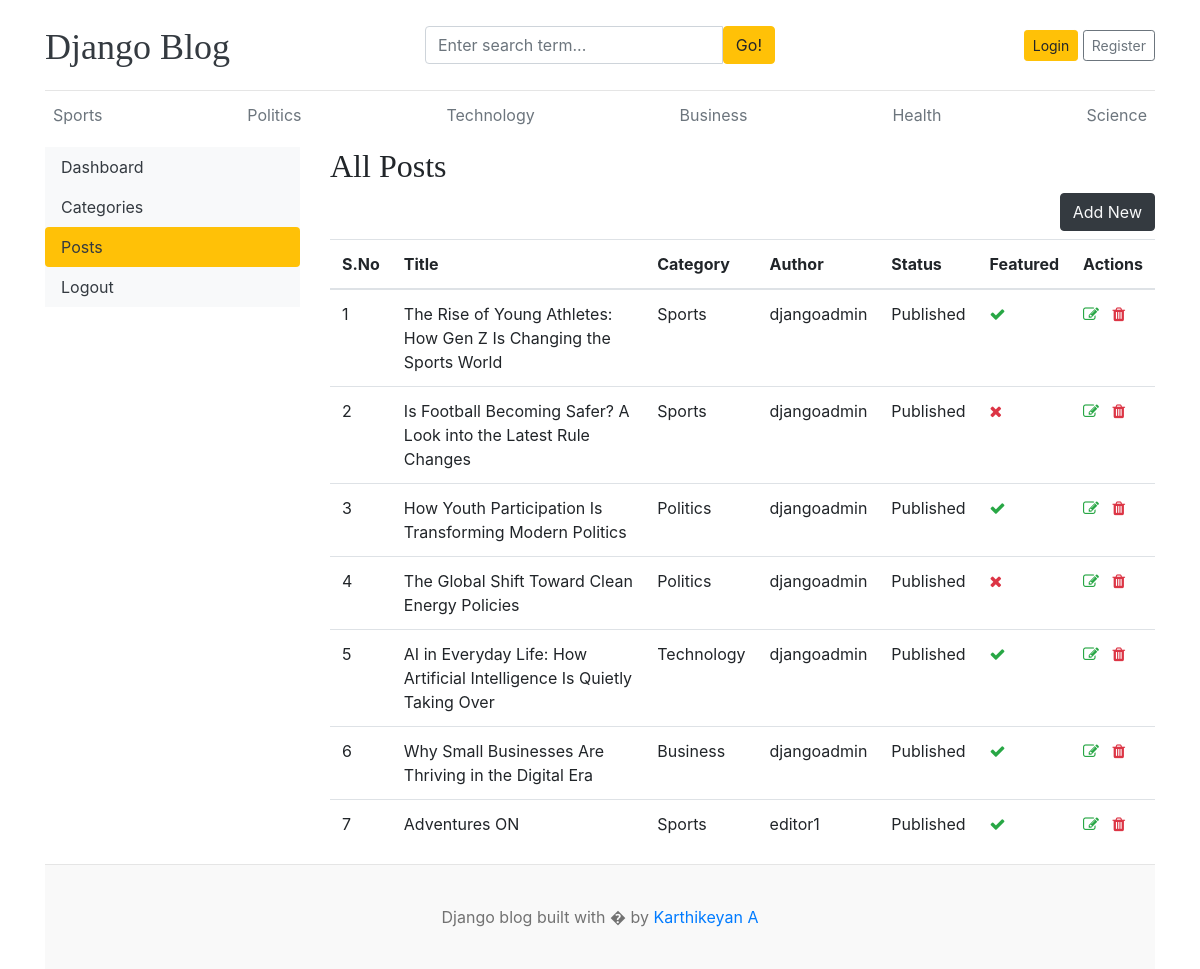
The app's page /dashboards/posts/ with its own data.
### blogs/models.py (models this page shows, shortened)
class Category(models.Model):
    category_name = models.CharField(max_length=100, unique=True)
    created_at = models.DateTimeField(auto_now_add=True)
    updated_at = models.DateTimeField(auto_now=True)
    class Meta:
        verbose_name_plural = "Categories"
    def __str__(self):
        return self.category_name

class Blog(models.Model):
    title = models.CharField(max_length=200)
    slug = models.SlugField(max_length=200, unique=True, blank=True)
    category = models.ForeignKey(Category, on_delete=models.CASCADE, related_name='blogs')
    author = models.ForeignKey(User, on_delete=models.CASCADE)
    featured_image = models.ImageField(upload_to='uploads/%Y/%m/%d', blank=True, null=True)
    short_description = models.TextField(max_length=500)
    blog_body = models.TextField(max_length=2000)
    status = models.CharField(max_length=20, choices=STATUS_CHOICES, default="Draft")
    is_featured = models.BooleanField(default=False)
    created_at = models.DateTimeField(auto_now_add=True)
    updated_at = models.DateTimeField(auto_now=True)

### dashboards/views.py (the view)
# urls.py: path('posts/', views.posts, name='posts'),
def posts(request):
    all_posts = Blog.objects.all()
    context = {'posts': all_posts}
    return render(request, 'dashboard/posts.html', context)

### blogs/context_processors.py (called while the page is built)
def get_categories(request):
    categories = Category.objects.all()
    return dict(categories=categories)

def get_social_links(request):
   social_links = SocialLink.objects.all()
   return dict(social_links=social_links)

### templates/dashboard/posts.html (shortened to what this page needs)
{% extends 'base.html' %}
{% block content %}
<div class="row">
     {% include 'dashboard/sidebar.html' %}
   <div class="col-md-9">
    <h2>All Posts</h2>
    <a href="{% url 'add_post' %}" class='btn btn-dark text-light float-right mb-2'>Add New </a>
    <table class="table table-hover">
        <thead>
            <tr>
              <th>S.No</th>
              <th>Title</th>
              <th>Category</th>
              <th>Author</th>
              <th>Status</th>
              <th>Featured</th>
              <th>Actions</th>
            </tr>
        </thead>
    <tbody>
    {% for post in posts %}
        <tr>
          <td>{{ forloop.counter }}</td>
          <td>{{ post.title }}</td>
          <td>{{ post.category }}</td>
          <td>{{ post.author }}</td>
          <td>{{ post.status }}</td>
          <td>{% if post.is_featured %}<i class="fa fa-check text-success">{% else %}<i class="fa fa-times text-danger">{% endif %}</td>
          <td>
            <a href="{% url 'edit_post' post.id %}"><i class="fa fa-edit text-success"></i></a>
            <a href="{% url 'delete_post' post.id %}"><i class="fa fa-trash text-danger"></i></a>
          </td>
        </tr>
        {% endfor %}
      </tbody>
    </table>
    </div>
</div>
{% endblock %}

### templates/base.html (shortened to what this page needs)
{% load static %}
<!DOCTYPE html>
<html lang="en">
<head>
    <link href="https://getbootstrap.com/docs/4.0/dist/css/bootstrap.min.css" rel="stylesheet">
    <link href="{% static 'css/blog.css' %}" rel="stylesheet">
    <link rel="stylesheet" href="https://cdnjs.cloudflare.com/ajax/libs/font-awesome/4.7.0/css/font-awesome.min.css">
  </head>
<body>
    <div class="container">
      <header class="blog-header py-3">
        <div class="row flex-nowrap justify-content-between align-items-center">
          <div class="col-4 pt-1">
            <a class="blog-header-logo text-dark" href="/">Django Blog</a>
          </div>
          <div class='col-4'>
            <form action="{% url 'search' %}" method="GET">
                <div class="input-group">
                    <input class="form-control" type="text" name="keyword" value="{{ keyword }}" placeholder="Enter search term..." aria-label="Enter search term..." aria-describedby="button-search" />
                    <button type="submit" class="btn btn-warning" id="button-search" type="button">Go!</button>
                    </div>
            </form>
          </div>
          <div class="col-4 d-flex justify-content-end align-items-center">
            {% if not user.is_authenticated %}
            <a class="btn btn-sm btn-warning" href="{% url 'login' %}">Login</a> &nbsp;
            <a class="btn btn-sm btn-outline-secondary" href="{% url 'register' %}">Register</a>
            {% else %}
            <span><a href="{% url 'dashboard' %}">Dashboard</a></span>
            &emsp;
            <span><a href="{% url 'logout' %}">Logout</a></span>
            {% endif %}
          </div>
        </div>
      </header>
      <div class="nav-scroller py-1 mb-2">
      <nav class="nav d-flex justify-content-between">
        {% for cat in categories %}
          <a class="p-2 text-muted" href="{% url 'posts_by_category' cat.id %}">{{cat.category_name}}</a>
        {% endfor %}
      </nav>
   </div>
{% block content %}
{% endblock %}
<footer class="blog-footer">
  <p>Django blog built with � by <a href="#">Karthikeyan A</a></p>
</footer>
</body>
</html>

### blog_main/static/css/blog.css (style rules this page uses)
.blog-header { border-bottom: 1px solid #e5e5e5; }
.blog-header-logo { font-family: "Playfair Display", Georgia, "Times New Roman", serif; font-size: 2.25rem; }
h1, h2, h3, h4, h5, h6 { font-family: "Playfair Display", Georgia, "Times New Roman", serif; }
.blog-footer { padding: 2.5rem 0; color: #727272; text-align: center; background-color: #f9f9f9; border-top: .05rem solid #e5e5e5; }
.blog-footer p:last-child { margin-bottom: 0; }

### records on screen
Category: category_name "Sports"
Category: category_name "Politics"
Category: category_name "Technology"
Category: category_name "Business"
Category: category_name "Health"
Category: category_name "Science"
Blog: title "The Rise of Young Athletes: How Gen Z Is Changing the Sports World", category "Sports", author "djangoadmin", status "Published", is_featured True (drawn)
Blog: title "Is Football Becoming Safer? A Look into the Latest Rule Changes", category "Sports", author "djangoadmin", status "Published", is_featured False (drawn)
Blog: title "How Youth Participation Is Transforming Modern Politics", category "Politics", author "djangoadmin", status "Published", is_featured True (drawn)
Blog: title "The Global Shift Toward Clean Energy Policies", category "Politics", author "djangoadmin", status "Published", is_featured False (drawn)
Blog: title "AI in Everyday Life: How Artificial Intelligence Is Quietly Taking Over", category "Technology", author "djangoadmin", status "Published", is_featured True (drawn)
Blog: title "Why Small Businesses Are Thriving in the Digital Era", category "Business", author "djangoadmin", status "Published", is_featured True (drawn)
Blog: title "Adventures ON", category "Sports", author "editor1", status "Published", is_featured True (drawn)
